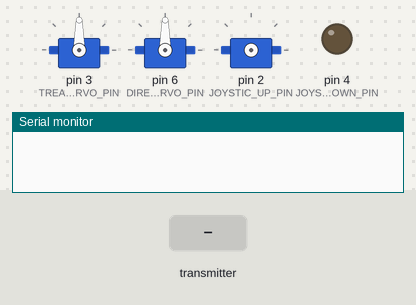
Bench run of a sketch on a simulated Arduino Nano, built with avr-gcc and run on an emulated ATmega328P. On the bench: 3 × servo, output pins drawn as LEDs (lit = HIGH), the last lines printed to the serial monitor. Wiring (inferred from the names in the program): servo: signal pin 2. The inputs (shaded band) are chosen by the test bench. No radio packets arrive unless stated; servo pulses on a pin are drawn as a servo (544–2400 µs = 0–180°); pins used as bus, display or sensor lines are not drawn.

Above: at 1.2 s.
1.3 s: the transmitter starts sending forward_movement = 0
At 1.8 s:
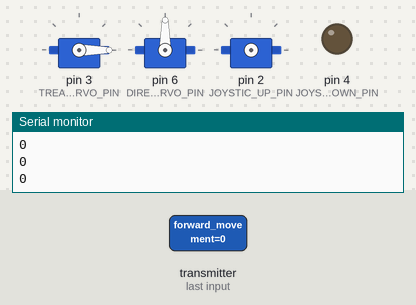
2.8 s: the transmitter starts sending right_movement = 1
4.3 s: the transmitter starts sending backward_movement = 1
5.8 s: the transmitter starts sending treasure_position_up = 1
At 6.5 s:
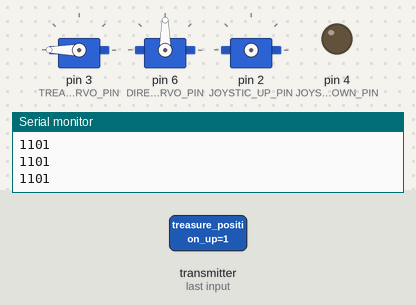
7.3 s: the transmitter starts sending forward_movement = 1
8.8 s: the transmitter starts sending treasure_position_up = 0
At 9.9 s:
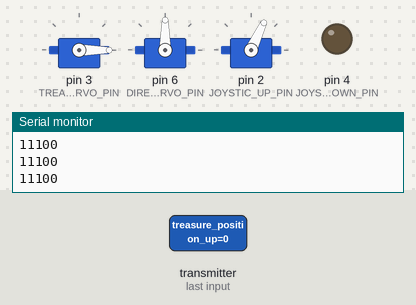
Timing chart, 0 to 11.3 s (numbered marks = the images above; inputs shaded):
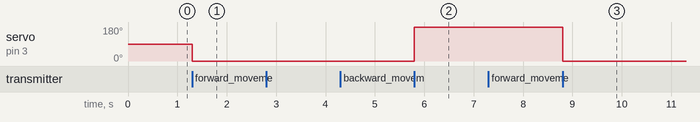

The sketch:

main.ino
```cpp
#include <Arduino.h>
#include <RF24.h>
#include "Config.h"
#include "Motor.h"
#include <Servo.h>

struct transferred_command_datatype { bool forward_movement; bool right_movement; bool backward_movement; bool left_movement; bool treasure_position_up; };
RF24 radio(RF_RADIO_CE_PIN, RF_RADIO_CSN_PIN); // CE, CSN
Motor driver_motor;
Servo treasure_servo;
Servo direction_servo;

#ifdef TRANSMITTER
void setup()
{
    Serial.begin(9600);
    pmipup(JOYSTIC_UP_PIN); pmipup(JOYSTIC_RIGHT_PIN); pmipup(JOYSTIC_DOWN_PIN); pmipup(JOYSTIC_LEFT_PIN); pmipup(JOYSTIC_START_PIN);
    radio.begin(); radio.openWritingPipe(ADDRESS); radio.setPALevel(RF24_PA_MIN); radio.stopListening();
}

void loop()
{
    struct transferred_command_datatype data = { !dr(JOYSTIC_UP_PIN), !dr(JOYSTIC_RIGHT_PIN), !dr(JOYSTIC_DOWN_PIN), !dr(JOYSTIC_LEFT_PIN), !dr(JOYSTIC_START_PIN) };
    Serial.println((data.forward_movement << 4) + (data.right_movement << 3) + (data.backward_movement << 2) + (data.left_movement << 1) + data.treasure_position_up, BIN);
    radio.write(&data, sizeof(data));
    delay(RF_TRANSFER_DELAY);
}
#endif

#ifdef RECEIVER
void setup()
{
    Serial.begin(9600);
    driver_motor.setup(DRIVER_MOTOR_PIN1, DRIVER_MOTOR_PIN2);
    treasure_servo.attach(TREASURE_SERVO_PIN);
    direction_servo.attach(DIRECTION_SERVO_PIN);
    radio.begin(); radio.openReadingPipe(0, ADDRESS); radio.setPALevel(RF24_PA_MIN); radio.startListening();
}

void loop()
{
    if (!radio.available()) return;

    struct transferred_command_datatype data;
    radio.read(&data, sizeof(data));
    Serial.println((data.forward_movement << 4) + (data.right_movement << 3) + (data.backward_movement << 2) + (data.left_movement << 1) + data.treasure_position_up, BIN);

    if (data.backward_movement) driver_motor.moveBackward();
    if (data.forward_movement) driver_motor.moveForaward();

    direction_servo.write(DIRECTION_SERVO_MIDDLE_POSITION);
    if (data.left_movement) direction_servo.write(DIRECTION_SERVO_LEFT_POSITION);
    if (data.right_movement) direction_servo.write(DIRECTION_SERVO_RIGHT_POSITION);

    treasure_servo.write(data.treasure_position_up ? TREASURE_SERVO_OPEN_POSITION : TREASURE_SERVO_CLOSED_POSITION);

    delay(RF_RECIVER_DELAY);
    driver_motor.stop();
    direction_servo.write(DIRECTION_SERVO_MIDDLE_POSITION);
}
#endif
```

Motor.h
```cpp
#include "Util.h"

#ifndef MOTOR
#define MOTOR

class Motor
{
    private:
        int pin1;
        int pin2;
        int speedPin = -1;

    public:
        void setup(int, int);
        void setup(int, int, int);
        void moveForaward();
        void moveBackward();
        void stop();
        void setSpeed(int speed);
};

class MotorController
{
    private:
        int nominal_speed = 255;
    public:
        Motor right_motor;
        Motor left_motor;
        void setNominalSpeed(int);
        void moveForward();
        void turnRight();
        void turnSlightlyRight();
        void turnLeft();
        void turnSlightlyLeft();
        void stop();
        void regulate(int);
};

void Motor::setup(int pin1, int pin2)
{
    this -> pin1 = pin1;
    this -> pin2 = pin2;

    pmo(pin1);
    pmo(pin2);
}

void Motor::setup(int pin1, int pin2, int speedPin)
{
    setup(pin1, pin2);
    this -> speedPin = speedPin;
    pmo(speedPin);
}

void Motor::moveForaward()
{
    dwh(pin1);
    dwl(pin2);
}

void Motor::moveBackward()
{
    dwl(pin1);
    dwh(pin2);
}

void Motor::stop()
{
    dwl(pin1);
    dwl(pin2);
}

void Motor::setSpeed(int speed)
{
    if (speed >= 0)
    {
        moveForaward();
        if (speedPin != -1) aw(speedPin, speed < 255 ? speed : 255);
    }
    else
    {
        moveBackward();
        if (speedPin != -1) aw(speedPin, -speed < 255 ? -speed : 255);
    }
}

void MotorController::setNominalSpeed(int nominal_speed)
{
    this -> nominal_speed = nominal_speed;
}

void MotorController::moveForward()
{
    right_motor.setSpeed(nominal_speed);
    left_motor.setSpeed(nominal_speed);
}

void MotorController::turnRight()
{
    right_motor.setSpeed(-nominal_speed);
    left_motor.setSpeed(nominal_speed);
}

void MotorController::turnSlightlyRight()
{
    right_motor.stop();
    left_motor.setSpeed(nominal_speed);
}

void MotorController::turnLeft()
{
    right_motor.setSpeed(nominal_speed);
    left_motor.setSpeed(-nominal_speed);
}

void MotorController::turnSlightlyLeft()
{
    right_motor.setSpeed(nominal_speed);
    left_motor.stop();
}

void MotorController::regulate(int pid)
{
    right_motor.setSpeed(nominal_speed - pid);
    left_motor.setSpeed(nominal_speed + pid);
}

#endif
```

Util.h
```cpp
#include "Arduino.h"

#ifndef UTIL
#define UTIL

#define pmo(pin) pinMode(pin, OUTPUT)
#define pmi(pin) pinMode(pin, INPUT)
#define pmipup(pin) pinMode(pin, INPUT_PULLUP)

#define dwh(pin) digitalWrite(pin, HIGH)
#define dwl(pin) digitalWrite(pin, LOW)

#define dr digitalRead

#define ar analogRead
#define aw analogWrite

#endif
```

Config.h
```cpp
#ifndef CONFIG
#define CONFIG

// #define TRANSMITTER
#define RECEIVER

// Transmitter config
#define JOYSTIC_UP_PIN 2
#define JOYSTIC_RIGHT_PIN 3
#define JOYSTIC_DOWN_PIN 4
#define JOYSTIC_LEFT_PIN 5
#define JOYSTIC_START_PIN 7

#define RF_TRANSFER_DELAY 7

// Receiver config
#define DRIVER_MOTOR_PIN1 2
#define DRIVER_MOTOR_PIN2 4

#define DIRECTION_SERVO_PIN 6
#define TREASURE_SERVO_PIN 3

#define DIRECTION_SERVO_RIGHT_POSITION 45
#define DIRECTION_SERVO_MIDDLE_POSITION 90
#define DIRECTION_SERVO_LEFT_POSITION 135

#define TREASURE_SERVO_OPEN_POSITION 180
#define TREASURE_SERVO_CLOSED_POSITION 0

#define RF_RECIVER_DELAY 1

// Commun config
#define RF_RADIO_CE_PIN 9
#define RF_RADIO_CSN_PIN 10
const byte ADDRESS[6] = "00001";

#endif
```

Measured:
- after the input at 1.3 s, servo on pin 3 (TREASURE_SERVO_PIN): 90° → 0° at once
- after the input at 5.8 s, servo on pin 3 (TREASURE_SERVO_PIN): 0° → 180° at once
- after the input at 8.8 s, servo on pin 3 (TREASURE_SERVO_PIN): 180° → 0° at once
